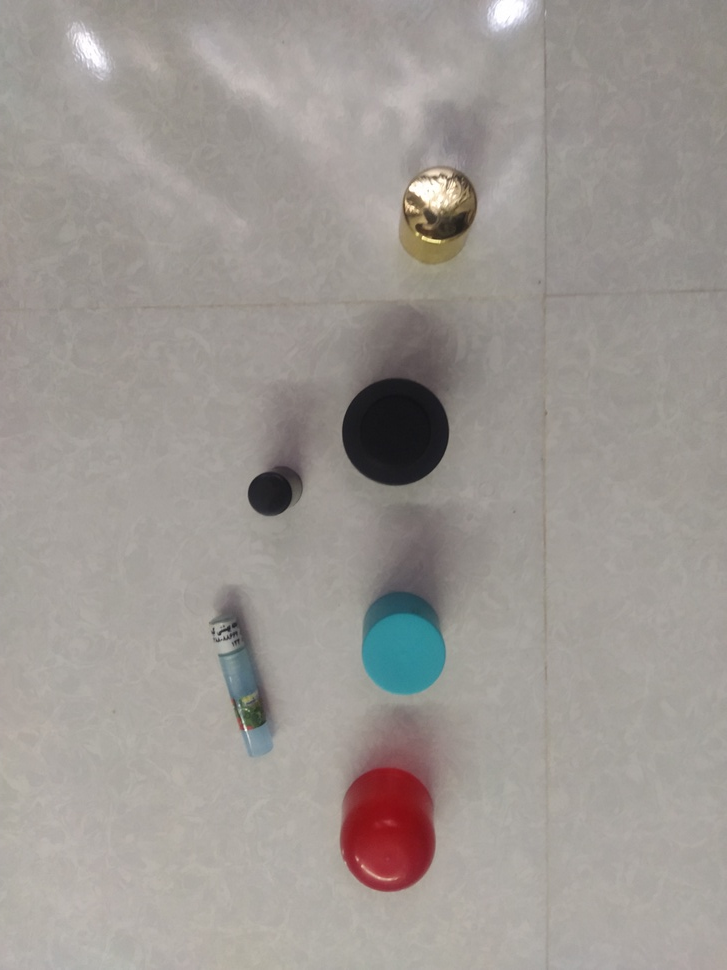
#> input picture ObjectPlacement/ObjectDetection/img samples/03.jpg, 727 x 970 px, shrunk from 3000 x 4000 before the run, given in place of video.avi, which was not available
$ python main.py
#> lines starting #> are read from the running program, lines starting #| are printed output that depends on the picture; after the words box and inside, x2 and y2 are one past the last pixel; in counts of white or black regions, pixels touching at a corner belong together; pictures that were not available may be replaced by others from this repository, and a replacement may not be noted
from matplotlib import pyplot as plt
import time
import cv2 as cv
import numpy as np


def process(frame):
    blur = cv.GaussianBlur(frame, (11, 11), 0)
    blur = cv.cvtColor(blur, cv.COLOR_BGR2GRAY)
    # blur = cv.medianBlur(frame, 7)

    ret, threshold_frame = cv.threshold(
        blur, 0, 255, cv.ADAPTIVE_THRESH_GAUSSIAN_C + cv.THRESH_OTSU
    )

    """ threshold_frame = cv.adaptiveThreshold(
        blur, 255, cv.ADAPTIVE_THRESH_GAUSSIAN_C, cv.THRESH_BINARY, 61, 20
    ) """

    kernel = cv.getStructuringElement(cv.MORPH_CROSS, (3, 3))
    # threshold_frame = cv.dilate(threshold_frame, kernel, iterations=1)
    # out_frame = cv.erode(threshold_frame, kernel, iterations=1)

    out_frame = cv.morphologyEx(threshold_frame, cv.MORPH_GRADIENT, kernel)

    return out_frame


def detect_contour(frame):
    contours, hierarchy = cv.findContours(
        frame, cv.RETR_EXTERNAL, cv.CHAIN_APPROX_SIMPLE
    )
    # return (contours, hierarchy)
    return contours


def draw_objects(frame, contours):
    error_persent = 1.30
    (xm, ym, wm, hm) = cv.boundingRect(contours[0])
    wm = int(wm * error_persent)
    hm = int(hm * error_persent)

    min_contour_area = cv.contourArea(contours[0])
    for cont in contours:
        contour_area = cv.contourArea(cont)
        (x, y, w, h) = cv.boundingRect(cont)
        w = int(w * error_persent)
        h = int(h * error_persent)
        cv.rectangle(frame, (x, y), (x + w, y + h), (0, 0, 0), 2)
        if contour_area < min_contour_area:
            (xm, ym, wm, hm) = (x, y, w, h)

    return frame

    """ cv.drawContours(frame, contours, -1, (0, 255, 0), 3)
    # cv.drawContours(frame, conts, -1, (22, 22, 22), 2, cv.LINE_8, hierarchy, 0)

    return frame """


if __name__ == "__main__":
    address = (
        "/home/zakaria/Documents/Projects/AtworkTasks/dataset/video/color/video.avi"
    )
    # read frame
    cap = cv.VideoCapture(address)
    success, frame = cap.read()
#> frame is the input picture: shape (970, 727, 3); mean B, G, R 147.2, 151.7, 157.2

    while success:
        # Process frame
        processed_frame = process(frame)
#> in process, `blur = cv.cvtColor(blur, cv.COLOR_BGR2GRAY)`:
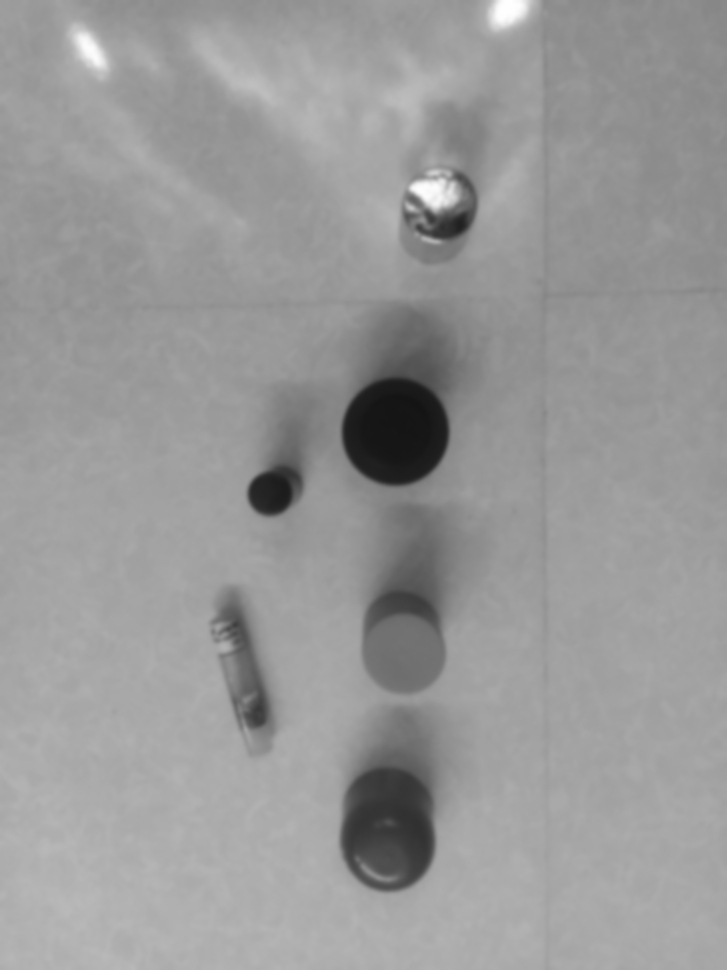
#> blur: shape (970, 727); min 20, max 254, mean 152.9
#> in process, `ret, threshold_frame = cv.threshold( blur, 0, 255, cv.ADAPTIVE_THRESH_..`:
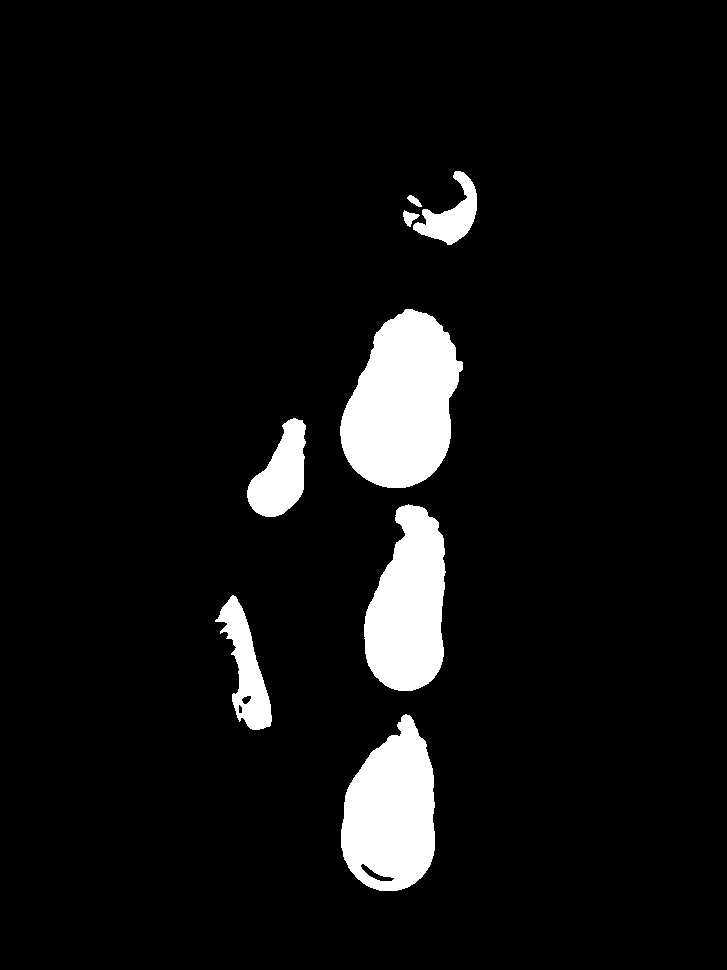
#> threshold_frame: shape (970, 727); 6.8% white; 8 white regions, largest, box (x1, y1, x2, y2) and area: (340, 309, 463, 488) 15509, (341, 714, 435, 891) 12021, (364, 504, 446, 691) 11133
#> in process, `ret, threshold_frame = cv.threshold( blur, 0, 255, cv.ADAPTIVE_THRESH_..`: ret = 118
#> in process, `out_frame = cv.morphologyEx(threshold_frame, cv.MORPH_GRADIENT, kernel)`:
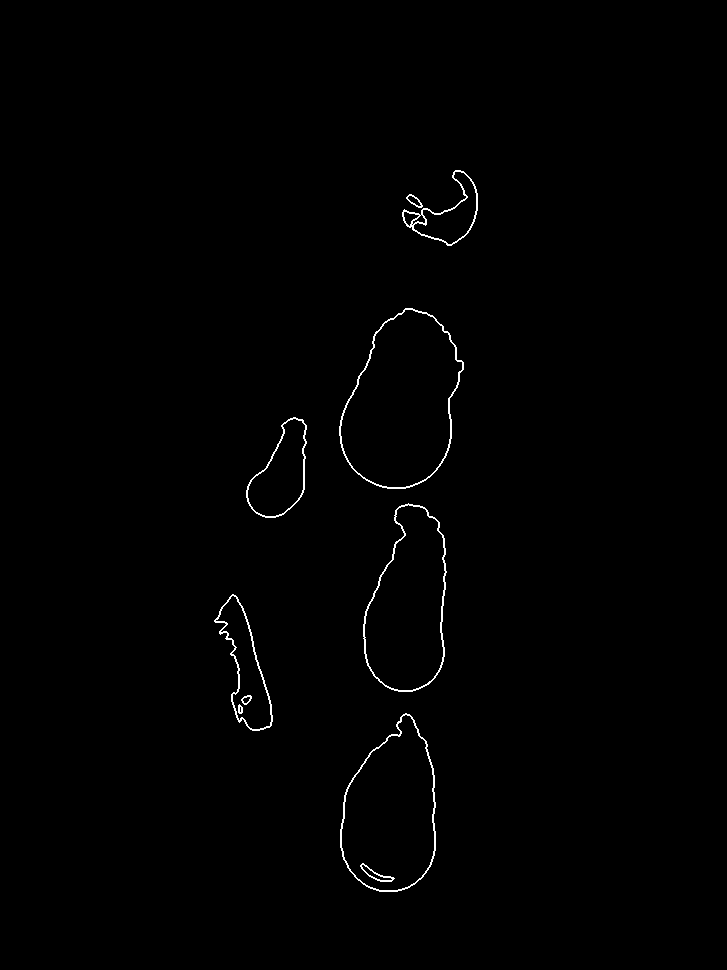
#> out_frame: shape (970, 727); 0.64% white in thin lines or dots, all inside (x1, y1, x2, y2) = (214, 170, 478, 892)

        # Display Processed frame
        cv.imshow("processed_frame", processed_frame)

        # detect contours
        contours = detect_contour(processed_frame)
#> in detect_contour, `contours, hierarchy = cv.findContours( frame, cv.RETR_EXTERNAL, cv.CHA..`: contours = 7 contours; box (x1, y1, x2, y2) and area: (339, 308, 464, 489) 15730, (340, 713, 436, 892) 12392, (363, 503, 447, 692) 11350, (246, 417, 307, 518) 3636, (214, 594, 273, 731) 3501, (402, 170, 478, 246) 2390, (406, 194, 423, 208) 106

        # detect objects
        # objects = detect(contours, frame)

        # draw rectangle around objects
        mask = draw_objects(frame, contours)
#> in draw_objects, `(xm, ym, wm, hm) = cv.boundingRect(contours[0])`: xm = 340; ym = 713; wm = 96; hm = 179
#> in draw_objects, `wm = int(wm * error_persent)`: wm = 124
#> in draw_objects, `hm = int(hm * error_persent)`: hm = 232
#> in draw_objects, `min_contour_area = cv.contourArea(contours[0])`: min_contour_area = 12392
#> the loop in draw_objects, `for cont in contours:` made 7 passes
#> (contour_area, x, y, w, h, xm, ym, wm) on passes 2, 3, 4, 6, 7: (3501, 214, 594, 76, 178, 214, 594, 76), (11350.5, 363, 503, 109, 245, 363, 503, 109), (3636.5, 246, 417, 79, 131, 246, 417, 79), (106, 406, 194, 22, 18, 406, 194, 22), (2389.5, 402, 170, 98, 98, 402, 170, 98)
#> (contour_area, x, y, w, h) on passes 1, 5: (12392, 340, 713, 124, 232), (15730.5, 339, 308, 162, 235)
#> after the loop in draw_objects, `for cont in contours:`:
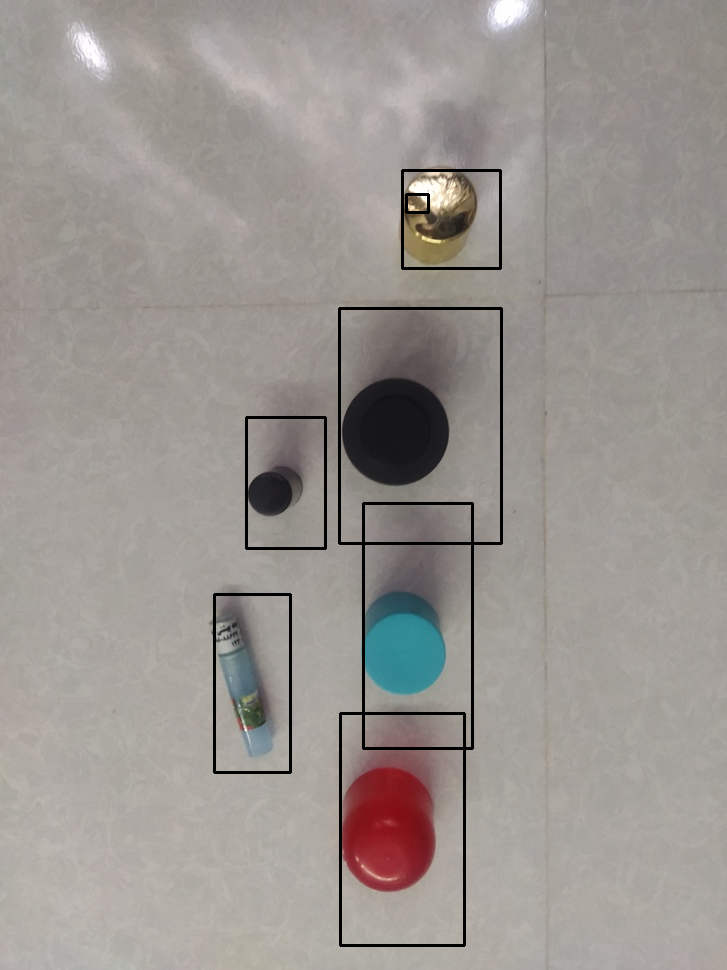
#> frame: shape (970, 727, 3); mean B, G, R 145, 149.4, 154.9
        cv.imshow("output_frame", mask)

        success, frame = cap.read()
        key = cv.waitKey()
#> (key q is pressed here)
        if key == ord("q"):
            break
        if key == ord("p"):
            cv.waitKey(-1)


cv.destroyAllWindows()
